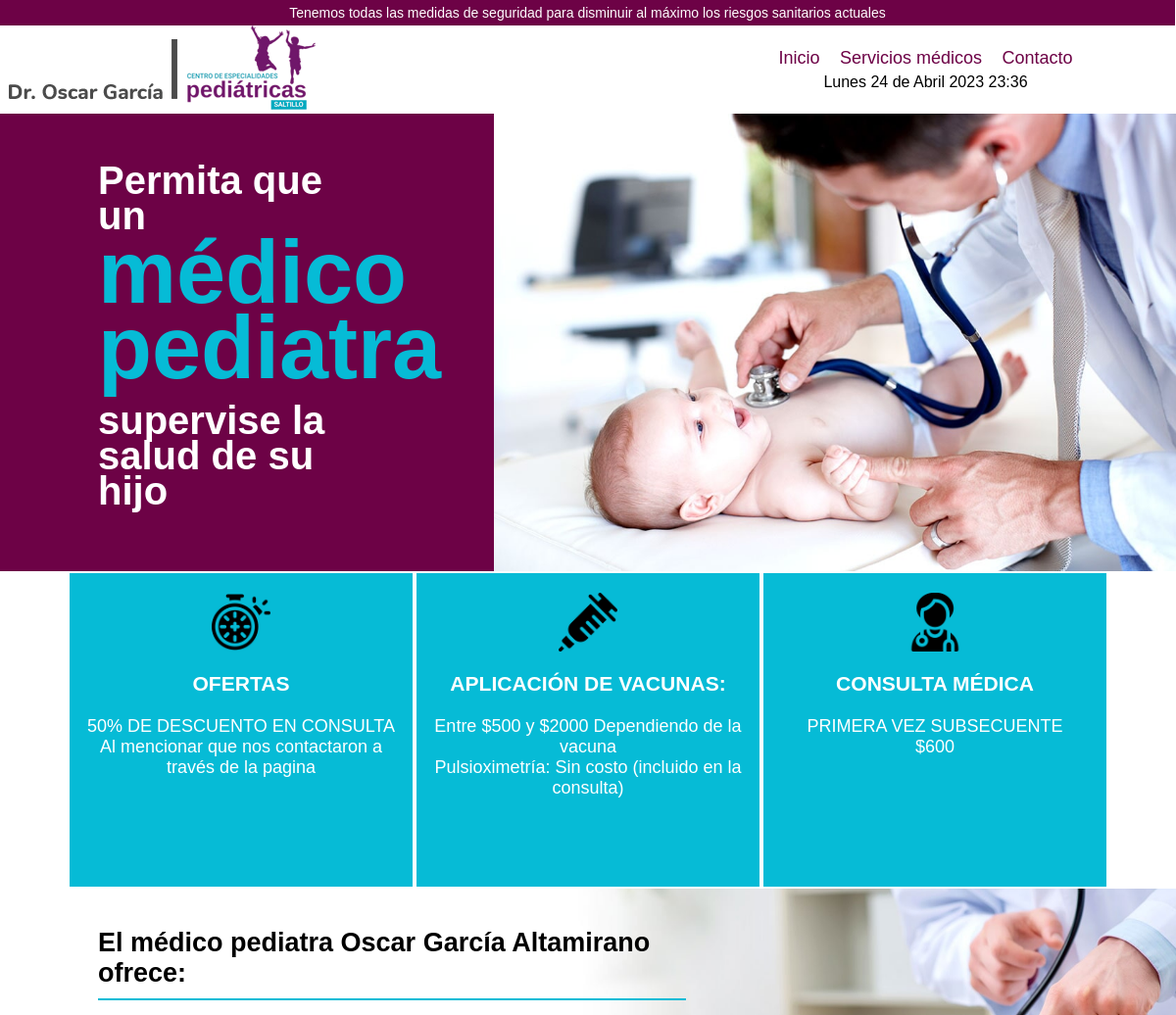
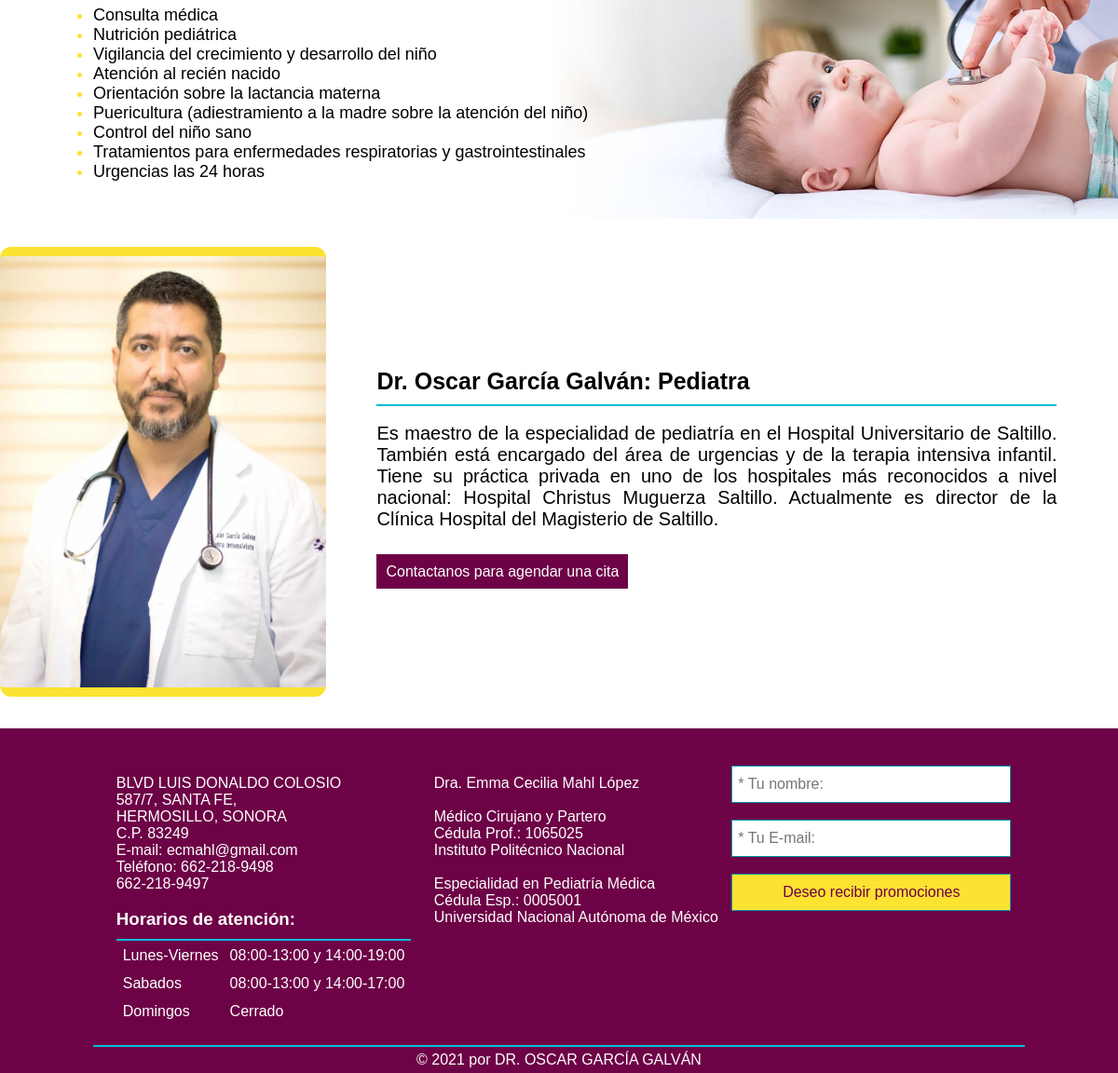
The page / on the database its author committed (2 pictures, top to bottom).
### tables this page shows
CREATE TABLE `promociones` (
  `id` int(2) NOT NULL,
  `titulo` varchar(50) NOT NULL,
  `texto1` varchar(100) DEFAULT NULL,
  `texto2` varchar(100) DEFAULT NULL,
  `imagen` varchar(100) DEFAULT NULL
);

### index.php (the view, shortened to what this page needs)
<!DOCTYPE html>
<html lang="es">
<head>
  <link rel="stylesheet" href="estilos.css">
</head>
<body>
<?php
include "cabecera.php";
?>
<div class="contenedor bannerInicio">
  <div class="inline titulo top">
    <h1>Permita que un  </h1>
    <span class="medico">médico</span>
    <span class="pediatra">pediatra</span>
    <h1 class="titulo2">supervise la salud de su hijo</h1>
  </div>
  <div class="inline banner-img top">
    <img src="imagenes/banner.jpg">
  </div>
</div>
<div class="cont font0 ctr">
<?php
    include "conexion.php";
    $todas_prom = "SELECT * FROM promociones ORDER BY id ASC";
    $resultado = mysqli_query($conectar, $todas_prom);
    while($registro = mysqli_fetch_assoc($resultado)){
  ?>
  <div class="promociones flx top">
    <div class="ctr promociones2">
      <img src="<?php echo $registro['imagen']; ?>">
      <br>
      <br>
    <h3><?php echo $registro['titulo']; ?></h3>
    <br>
    <P><?php echo $registro['texto1']; ?></P>
    <p><?php echo $registro['texto2']; ?></p>
    </div>
  </div>
  <?php
  }
  ?>
</div>
<div class="contenedor">
<div class="bg-imageServicios">
  <div class="infoServicios">
    <h2>El médico pediatra Oscar García Altamirano ofrece:</h2>
    <hr>
    <br>
    <div class="inline top">
      <ul>
        <li><span>Consulta médica</span> </li>
        <li><span>Nutrición pediátrica</span> </li>
        <li><span>Vigilancia del crecimiento y desarrollo del niño</span> </li>
        <li><span>Atención al recién nacido</span> </li>
        <li><span>Orientación sobre la lactancia materna</span> </li>
        <li><span>Puericultura (adiestramiento a la madre sobre la atención del niño)</span> </li>
        <li><span>Control del niño sano</span> </li>
        <li><span>Tratamientos para enfermedades respiratorias y gastrointestinales</span> </li>
        <li><span>Urgencias las 24 horas</span> </li>
      </ul>
    </div>
  </div>
</div>
</div>
<div class="cont acercade">
  <div class="inline middle">
    <img src="imagenes/pediatra.jpg" class="imgPediatra">
  </div>
  <div class="inline middle infoPediatra">
    <h2>Dr. Oscar García Galván: Pediatra</h2>
    <hr>
    <br>
    <p>Es maestro de la especialidad de pediatría en el Hospital Universitario de Saltillo. También está encargado del área de urgencias y de la terapia intensiva infantil. Tiene su práctica privada en uno de los hospitales más reconocidos a nivel nacional: Hospital Christus Muguerza Saltillo. Actualmente es director de la Clínica Hospital del Magisterio de Saltillo.</p>
    <br>
    <br>
    <a href="contacto.php" class="btn">Contactanos para agendar una cita</a>
  </div>
</div>
<?php
include "footer.php";
?>
</body>
</html>

### cabecera.php (shortened to what this page needs)
<div class="header contenedor">
    <p>Tenemos todas las medidas de seguridad para disminuir al máximo los riesgos sanitarios actuales</p>
</div>
<div class="cont menu">
  <div class="inline middle">
    <img src="imagenes/logo.png">
  </div>
  <div class="inline middle opciones">
    <a href="index.php">Inicio</a>
    <a href="servicios.php">Servicios médicos</a>
    <a href="contacto.php">Contacto</a>
    <div class="fecha">
    </div>
  </div>
</div>

### footer.php
<div class="footer contenedor">
  <div class="inline top info">
    <p>BLVD LUIS DONALDO COLOSIO</p>
    <p>587/7, SANTA FE,</p>
    <p>HERMOSILLO, SONORA</p>
    <p>C.P. 83249</p>
    <p>E-mail: ecmahl@gmail.com</p>
    <p>Teléfono: 662-218-9498</p>
    <p>662-218-9497</p>
    <br>
    <h3>Horarios de atención:</h3>
  <hr>
  <table>
    <tr>
      <td>Lunes-Viernes</td>
      <td>08:00-13:00 y 14:00-19:00</td>
    </tr>
    <tr>
      <td>Sabados</td>
      <td>08:00-13:00 y 14:00-17:00</td>
    </tr>
    <tr>
      <td>Domingos</td>
      <td>Cerrado</td>
    </tr>
  </table>
  </div>
  <div class="inline top info">
    <p>Dra. Emma Cecilia Mahl López</p>
    <br>
    <p>Médico Cirujano y Partero</p>
    <p>Cédula Prof.: 1065025</p>
    <p>Instituto Politécnico Nacional</p>
    <br>
    <p>Especialidad en Pediatría Médica</p>
    <p>Cédula Esp.: 0005001</p>
    <p>Universidad Nacional Autónoma de México</p>
  </div>
  <div class="subscribirse inline top">
    <form action="subscribirse.php" name="formSub" method="post">
      <input type="text" placeholder="* Tu nombre:" name="nombre" maxlength="30" required>
      <br>
      <br>
      <input type="email" placeholder="* Tu E-mail:" name="email" maxlength="30" required>
      <br>
      <br>
      <input type="submit" value="Deseo recibir promociones">
    </form>
  </div>
  <hr>
  <p class="pdng5">&copy; 2021 por DR. OSCAR GARCÍA GALVÁN</p>
</div>

### estilos.css (style rules this page uses)
* { box-sizing: border-box; padding: 0; margin: 0; }
body { font-family: Quicksand, sans-serif; font-size: 16px; }
.contenedor { width: 100%; margin: auto; }
.cont { width: 1200px; margin: auto; }
.inline { display: inline-block; }
.middle { vertical-align: middle; }
.top { vertical-align: top; }
.header { background-color: #6d0246; color: white; text-align: center; padding: 5px; font-size: 14px; border-right: white 1px solid; }
.menu { padding-left: 9px; padding-top: 0px; padding-right: 0px; }
.menu a { text-decoration: none; color: #6d0246; padding: 8px; font-size: 18px; }
.opciones { margin-left: 460px; }
.footer { text-align: center; padding-top: 40px; padding-right: 100px; padding-left: 100px; background-color: #6d0246; color: white; }
.banner-img { width: 58%; }
.banner-img img { width: 100%; vertical-align: bottom; }
.bannerInicio { font-size: 0; background-color: #6d0246; }
.titulo { width: 42%; background-color: #6d0246; padding-left: 100px; padding-right: 30px; padding-top:50px; height: 456px; }
.titulo h1 { font-family: Montserrat, sans-serif; color: white; font-weight: bold; font-size: 40px; line-height: 90%; width: 250px; }
.titulo2 { margin-top: 20px; }
.medico { font-size: 90px; color: #06bbd6; font-weight:bolder; font-family:Montserrat, sans-serif; line-height: 90%; }
.pediatra { color: #06bbd6; line-height: 80%; font-size: 90px; font-weight: 900; font-family: Montserrat, sans-serif; }
.ctr { text-align: center; }
hr { border: #06bbd6 1px solid; margin-top: 10px; }
.fecha { text-align: center; padding-top: 5px; }
.subscribirse { text-align: right; }
.subscribirse input { width: 300px; height: 40px; padding: 6px; border: #0495ab 1px solid; font-family: helvetica; font-size: 16px; }
.subscribirse input[type=submit] { background-color: #fce231; color: #6d0246; }
.info { text-align: left; padding:10px }
.info td { padding: 5px }
.pdng5 { padding: 5px; }
.promociones { width: 350px; background-color: #06bbd6; height: 320px; margin: 2px; padding-top:20px; padding-left:5px; padding-right: 5px; padding-bottom: 10px; }
.font0 { font-size: 0; }
.promociones2 { margin-left:auto; margin-right: auto; color: white; font-size: 18px; }
.promociones2 img { vertical-align: bottom; width: 60px; }
.flx { display: inline-flex; }
.btn { text-decoration: none; padding: 10px; background-color: #6d0246; color: white; }
.imgPediatra { width: 350px; border-bottom: #fce231 10px solid; border-top: #fce231 10px solid; border-radius: 12px; }
.infoPediatra { width: 800px; padding-right:20px; padding-left: 50px; }
.infoPediatra p { font-size: 20px; font-family: Montserrat, sans-serif; text-align: justify; }
.infoPediatra h2 { font-size: 25px; font-family: Montserrat, sans-serif; }
.acercade { margin-top: 30px; margin-bottom: 30px; }
.bg-imageServicios { background-image: url(imagenes/fondoServicios.jpg); background-repeat: no-repeat; background-size: cover; width: 100%; max-width: 100%; background-position: right bottom; }
.infoServicios { margin-left: 100px; padding-top: 40px; padding-bottom: 40px; width: 50%; text-align: left; font-size: 18px; }
.infoServicios li { color: #fce231; }
.infoServicios span { color: black; }

### rows shown on the page
promociones: imagen (picture), titulo "OFERTAS", texto1 "50% DE DESCUENTO EN CONSULTA", texto2 "Al mencionar que nos contactaron a través de la pagina"
promociones: imagen (picture), titulo "APLICACIÓN DE VACUNAS:", texto1 "Entre $500 y $2000 Dependiendo de la vacuna", texto2 "Pulsioximetría: Sin costo (incluido en la consulta)"
promociones: imagen (picture), titulo "CONSULTA MÉDICA", texto1 "PRIMERA VEZ SUBSECUENTE", texto2 "$600"
